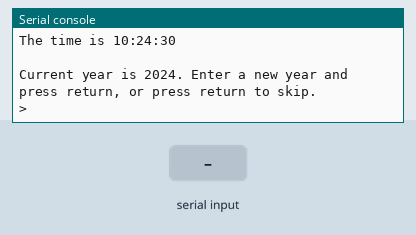
This program was run on a simulated CircuitPython board. On the bench: the last lines printed to the serial console. The inputs (shaded band) are chosen by the test bench. The clock reads 2024-03-15 10:24:30 at power-on unless the program sets it.

Above: at 1.2 s.
1.3 s: "mon" typed at the serial console, then Enter
At 1.7 s:
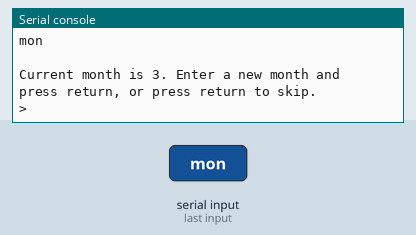
2.8 s: "tue" typed at the serial console, then Enter
At 4.0 s:
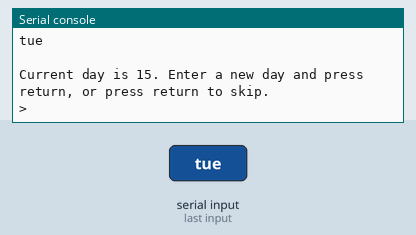
4.3 s: "wed" typed at the serial console, then Enter
At 5.2 s:
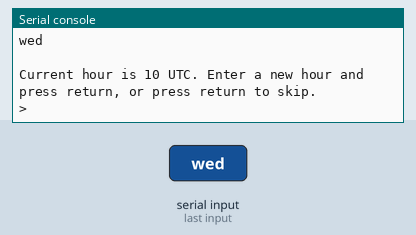
5.8 s: "thu" typed at the serial console, then Enter
At 6.4 s:
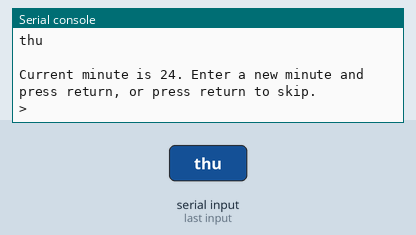
7.3 s: "fri" typed at the serial console, then Enter
At 8.5 s:
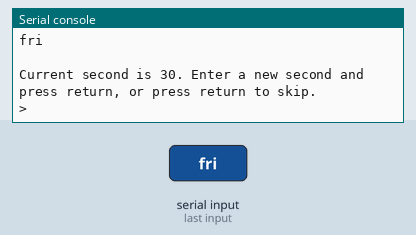
8.8 s: "sat" typed at the serial console, then Enter
At 9.9 s:
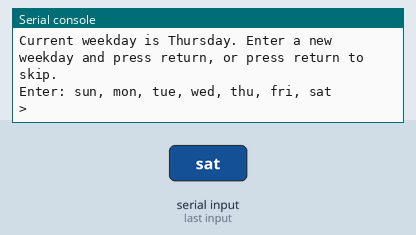

The program:

code.py
```python
# (licence header left out)
## look up UTC time here: https://time.is/UTC

import busio
from adafruit_pcf8523 import pcf8523

import time
#import rtc    # import the microcontroller system real time clock functionality
import board
import displayio

displayio.release_displays()

i2c_bus = busio.I2C(board.SCL, board.SDA)
pcf_rtc = pcf8523.PCF8523(i2c_bus)  # create the real time clock hardware object from the PCF8523 clock module
#rtc.set_time_source(pcf_rtc)    # set the time source for the microcontroller real time clock functionality to the real time clock hardware object


days = ("Sunday", "Monday", "Tuesday", "Wednesday", "Thursday", "Friday", "Saturday")
# wday =    0         1         2           3            4          5          6
if False: #True:    # if False, do not change the time setting on the real time clock module.
                    # if True, write the new time setting from below onto the real time clock module.

    #                   (( year, mon, date, hour, min, sec, wday, yday, isdst ))
    t = time.struct_time(( 2022,  12,   30,   22,  21,  15,   5,   -1,    -1 ))
    # you must set year, mon, date, hour, min, sec and weekday
    # yday = day of the year is not supported by this clock,
    # isdst = 'is daylight savings time' can be set but we don't do anything with it at this time

    print("Setting time to:", t)     # uncomment for debugging
    pcf_rtc.datetime = t
    print()

battery_low = pcf_rtc.battery_low
if battery_low:
    print( "Clock battery is low. Replace the clock battery." )
else:
    print( "Clock battery voltage is OK." )

while True:
    timenow = pcf_rtc.datetime
    #print(timenow)  # hardware clock time
    #feather_local_time = time.localtime()
    #print(feather_local_time)       # microcontroller local time
    print()
    weekday = timenow.tm_wday
    year = timenow.tm_year
    month = timenow.tm_mon
    day = timenow.tm_mday
    hour = timenow.tm_hour
    minute = timenow.tm_min
    second = timenow.tm_sec
    previous_weekday = weekday
    previous_year = year
    previous_month = month
    previous_day = day
    previous_hour = hour
    previous_minute = minute
    previous_second = second
    try:
        print( "The date is %s %d-%d-%d" % ( days[ weekday ], year, month, day ))
        print( "The time is %d:%02d:%02d" % ( hour, minute, second ))
    except IndexError as err:
        print( "The clock has not been set, and the values are out of range." )

    print()
    print( "Current year is {}. Enter a new year and press return, or press return to skip.".format(timenow.tm_year))
    print(">", end = ' ')
    input_string = False
    while input_string == False:
        input_string = input().strip()
    try:
        input_integer = int( input_string )
    except ValueError:
        input_integer = 2000
    if input_integer in range (2010, 2100):
        year = input_integer
        t = time.struct_time(( year,  month,   day,   hour,  minute,  second,   weekday,   -1,    -1 ))
        pcf_rtc.datetime = t

    print()
    print( "Current month is {}. Enter a new month and press return, or press return to skip.".format(timenow.tm_mon))
    print(">", end = ' ')
    input_string = False
    while input_string == False:
        input_string = input().strip()
    try:
        input_integer = int( input_string )
    except ValueError:
        pass
    if input_integer in range (1, 12):
        month = input_integer
        t = time.struct_time(( year,  month,   day,   hour,  minute,  second,   weekday,   -1,    -1 ))
        pcf_rtc.datetime = t

    print()
    print( "Current day is {}. Enter a new day and press return, or press return to skip.".format(timenow.tm_mday))
    print(">", end = ' ')
    input_string = False
    while input_string == False:
        input_string = input().strip()
    try:
        input_integer = int( input_string )
    except ValueError:
        pass
    if input_integer in range (1, 32):
        day = input_integer
        t = time.struct_time(( year,  month,   day,   hour,  minute,  second,   weekday,   -1,    -1 ))
        pcf_rtc.datetime = t

    print()
    print( "Current hour is {} UTC. Enter a new hour and press return, or press return to skip.".format(timenow.tm_hour))
    print(">", end = ' ')
    input_string = False
    while input_string == False:
        input_string = input().strip()
    try:
        input_integer = int( input_string )
    except ValueError:
        pass
    if input_integer in range (0, 23):
        hour = input_integer
        t = time.struct_time(( year,  month,   day,   hour,  minute,  second,   weekday,   -1,    -1 ))
        pcf_rtc.datetime = t

    print()
    print( "Current minute is {}. Enter a new minute and press return, or press return to skip.".format(timenow.tm_min))
    print(">", end = ' ')
    input_string = False
    while input_string == False:
        input_string = input().strip()
    try:
        input_integer = int( input_string )
    except ValueError:
        pass
    if input_integer in range (0, 59):
        minute = input_integer
        t = time.struct_time(( year,  month,   day,   hour,  minute,  second,   weekday,   -1,    -1 ))
        pcf_rtc.datetime = t

    print()
    print( "Current second is {}. Enter a new second and press return, or press return to skip.".format(timenow.tm_sec))
    print(">", end = ' ')
    input_string = False
    while input_string == False:
        input_string = input().strip()
    try:
        input_integer = int( input_string )
    except ValueError:
        pass
    if input_integer in range (0, 59):
        second = input_integer
        t = time.struct_time(( year,  month,   day,   hour,  minute,  second,   weekday,   -1,    -1 ))
        pcf_rtc.datetime = t

    print()
    print( "Current weekday is {}. Enter a new weekday and press return, or press return to skip.".format(days[timenow.tm_wday]))
    print( "Enter: sun, mon, tue, wed, thu, fri, sat" )
    print(">", end = ' ')
    input_string = False

    input_string = input().strip()
    print(input_string)
    if input_string == "mon":
        weekday = 1
    elif input_string == "tue":
        weekday = 2
    elif input_string == "wed":
        weekday = 3
    elif input_string == "thu":
        weekday = 4
    elif input_string == "fri":
        weekday = 5
    elif input_string == "sat":
        weekday = 6
    elif input_string == "sun":
        weekday = 0
    else:
        pass
    print("weekday = {}".format(weekday))
    t = time.struct_time(( year,  month,   day,   hour,  minute,  second,   weekday,   -1,    -1 ))
    pcf_rtc.datetime = t

    time.sleep( 0.1 )
print("program completed")
```

Measured:
- after the input at 1.3 s, the serial console: prints a new line at once (image 1)
- after the input at 2.8 s, the serial console: prints a new line at once (image 2)
- after the input at 4.3 s, the serial console: prints a new line at once (image 3)
- after the input at 5.8 s, the serial console: prints a new line at once (image 4)
- after the input at 7.3 s, the serial console: prints a new line at once (image 5)
- after the input at 8.8 s, the serial console: prints a new line at once (image 6)
